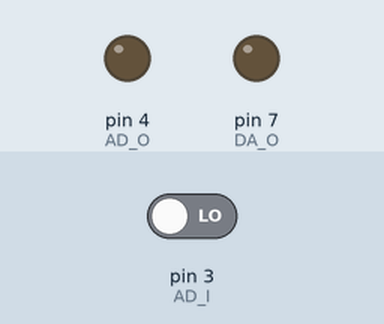
Recording of a sketch running on a simulated Arduino Uno, built with avr-gcc and run on an emulated ATmega328P. Shown: output pins drawn as LEDs (lit = HIGH). The inputs (shaded band) are chosen by the test bench; at power-on: pin 3 (AD_I) LOW.

Above: at 1.2 s.
1.3 s: pin 3 (AD_I) driven HIGH
At 2.5 s:
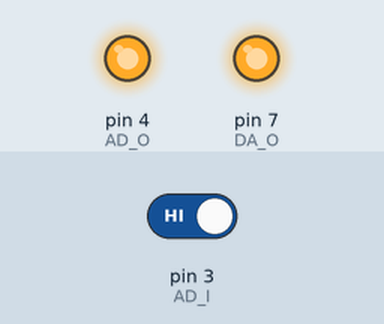
2.8 s: pin 3 (AD_I) driven LOW
At 3.8 s:
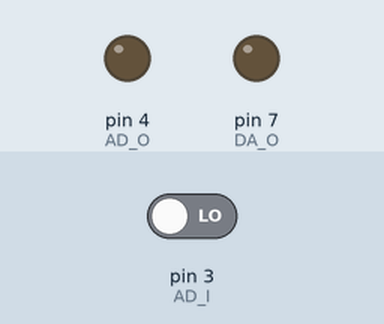
Timing chart, 0 to 5.8 s (numbered marks = the images above; inputs shaded):
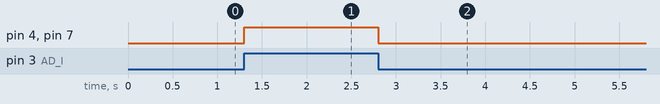

Measured:
- after the input at 1.3 s, pin 4 (AD_O), pin 7 (DA_O): LOW → HIGH at once
- after the input at 2.8 s, pin 4 (AD_O), pin 7 (DA_O): HIGH → LOW at once

The sketch:

full_test.ino
```cpp
long int inRead = 0;
long int shiftReg=0;
long int z = 0; //current sample

//ADDAC settings
const int base = 10;
const int NS = 128;
const int DA_AND = 0b1<< (base-1); //0x200; //15 = 0x2000
const int ddcval = (0b1<<base) -1; //0x3ff; //15 = 0x7fff, 10=3ff
long int zneg = 0; //previous sample
long int ddc = 0; //digital to digital converter
void AD(); //Analog to digital function
void DA(); //digital to analog function
int count;
int i = 0;
int j = 0;

//port settings
int AD_I = 3;
int AD_O = 4;
int DA_O = 7;

//Algorithms
long int func(long int sample);
long int buff[NS] = {0};
int b=0;


void setup() {
  pinMode(DA_O, OUTPUT);
  pinMode(AD_O, OUTPUT);
  pinMode(AD_I, INPUT);
}

void loop() {
  //delayMicroseconds(10);
 //AD conversion
  AD();
  /*switch (j){
    case base:
      buff[i]=shiftReg;
      j=0;
      i++;
    default:
    j++;
    break;
  }


  if(i==NS-1){
    i=0;
  }*/
 //DSP world
 /*switch (b){

  default:

    break;
 }*/

 //DA conversion
 //DA(buff[i-1]);
 DA(shiftReg);

}


long int func(long int sample){


  return sample;
}

void AD(){
   inRead = (digitalRead(AD_I));
  shiftReg = shiftReg>> 1;
  switch(inRead){
    case  !0:
      digitalWrite(AD_O, HIGH);
      shiftReg |= (inRead << base) ;
      break;
    default:
     digitalWrite(AD_O, LOW);
     break;
 }
}


void DA(long int input){
  //z-=ddc;
  z = input-ddc; //delta
  zneg += z;         //z-1 sample value

  switch (zneg & DA_AND){
    case DA_AND:
      digitalWrite(DA_O, HIGH);
      ddc = ddcval;
      break;
    default:
      digitalWrite(DA_O, LOW);
      ddc = 0x000;
      break;
  }

}
```
